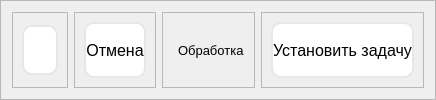
           <widget class="QFrame" name="tasks_btns_frame">
            <property name="maximumSize">
             <size>
              <width>16777215</width>
              <height>120</height>
             </size>
            </property>
            <property name="styleSheet">
             <string notr="true">
.QPushButton {
  background-color: rgb(255, 255, 255);
  border: 2px solid #e7e7e7;
  border-radius: 10px;
}

.QPushButton:hover {
	background-color: #e7e7e7;
}</string>
            </property>
            <property name="frameShape">
             <enum>QFrame::StyledPanel</enum>
            </property>
            <property name="frameShadow">
             <enum>QFrame::Raised</enum>
            </property>
            <layout class="QHBoxLayout" name="horizontalLayout_22">
             <item>
              <widget class="QFrame" name="frame">
               <property name="maximumSize">
                <size>
                 <width>100</width>
                 <height>16777215</height>
                </size>
               </property>
               <property name="frameShape">
                <enum>QFrame::StyledPanel</enum>
               </property>
               <property name="frameShadow">
                <enum>QFrame::Raised</enum>
               </property>
               <layout class="QHBoxLayout" name="horizontalLayout_25">
                <item>
                 <widget class="QPushButton" name="settings_btn">
                  <property name="maximumSize">
                   <size>
                    <width>50</width>
                    <height>50</height>
                   </size>
                  </property>
                  <property name="cursor">
                   <cursorShape>PointingHandCursor</cursorShape>
                  </property>
                  <property name="text">
                   <string/>
                  </property>
                  <property name="icon">
                   <iconset resource="../icon-pack/icons.qrc">
                    <normaloff>:/icons/settings.ico</normaloff>:/icons/settings.ico</iconset>
                  </property>
                  <property name="iconSize">
                   <size>
                    <width>16</width>
                    <height>16</height>
                   </size>
                  </property>
                 </widget>
                </item>
               </layout>
              </widget>
             </item>
             <item>
              <widget class="QFrame" name="frame_7">
               <property name="layoutDirection">
                <enum>Qt::LeftToRight</enum>
               </property>
               <property name="frameShape">
                <enum>QFrame::StyledPanel</enum>
               </property>
               <property name="frameShadow">
                <enum>QFrame::Raised</enum>
               </property>
               <layout class="QHBoxLayout" name="horizontalLayout_23">
                <property name="sizeConstraint">
                 <enum>QLayout::SetDefaultConstraint</enum>
                </property>
                <item>
                 <widget class="QPushButton" name="cancel_btn">
                  <property name="sizePolicy">
                   <sizepolicy hsizetype="Preferred" vsizetype="Preferred">
                    <horstretch>0</horstretch>
                    <verstretch>0</verstretch>
                   </sizepolicy>
                  </property>
                  <property name="minimumSize">
                   <size>
                    <width>0</width>
                    <height>0</height>
                   </size>
                  </property>
                  <property name="maximumSize">
                   <size>
                    <width>180</width>
                    <height>60</height>
                   </size>
                  </property>
                  <property name="font">
                   <font>
                    <family>Segoe UI</family>
                    <pointsize>12</pointsize>
                   </font>
                  </property>
                  <property name="cursor">
                   <cursorShape>PointingHandCursor</cursorShape>
                  </property>
                  <property name="text">
                   <string>Отмена</string>
                  </property>
                 </widget>
                </item>
               </layout>
              </widget>
             </item>
             <item>
              <widget class="QFrame" name="frame_5">
               <property name="frameShape">
                <enum>QFrame::StyledPanel</enum>
               </property>
               <property name="frameShadow">
                <enum>QFrame::Raised</enum>
               </property>
               <layout class="QHBoxLayout" name="horizontalLayout_15">
                <item>
                 <widget class="QFrame" name="frame_22">
                  <property name="frameShape">
                   <enum>QFrame::StyledPanel</enum>
                  </property>
                  <property name="frameShadow">
                   <enum>QFrame::Raised</enum>
                  </property>
                 </widget>
                </item>
                <item>
                 <widget class="QLabel" name="submit_task_icon">
                  <property name="enabled">
                   <bool>true</bool>
                  </property>
                  <property name="maximumSize">
                   <size>
                    <width>70</width>
                    <height>40</height>
                   </size>
                  </property>
                  <property name="font">
                   <font>
                    <family>Segoe UI</family>
                    <pointsize>10</pointsize>
                    <weight>50</weight>
                    <bold>false</bold>
                   </font>
                  </property>
                  <property name="text">
                   <string>Обработка</string>
                  </property>
                  <property name="textFormat">
                   <enum>Qt::AutoText</enum>
                  </property>
                  <property name="scaledContents">
                   <bool>true</bool>
                  </property>
                  <property name="alignment">
                   <set>Qt::AlignLeading|Qt::AlignLeft|Qt::AlignVCenter</set>
                  </property>
                  <property name="textInteractionFlags">
                   <set>Qt::LinksAccessibleByMouse</set>
                  </property>
                 </widget>
                </item>
               </layout>
              </widget>
             </item>
             <item>
              <widget class="QFrame" name="frame_17">
               <property name="frameShape">
                <enum>QFrame::StyledPanel</enum>
               </property>
               <property name="frameShadow">
                <enum>QFrame::Raised</enum>
               </property>
               <layout class="QHBoxLayout" name="horizontalLayout_24">
                <item>
                 <widget class="QPushButton" name="submit_task_btn">
                  <property name="sizePolicy">
                   <sizepolicy hsizetype="Preferred" vsizetype="Preferred">
                    <horstretch>0</horstretch>
                    <verstretch>0</verstretch>
                   </sizepolicy>
                  </property>
                  <property name="minimumSize">
                   <size>
                    <width>0</width>
                    <height>0</height>
                   </size>
                  </property>
                  <property name="maximumSize">
                   <size>
                    <width>180</width>
                    <height>60</height>
                   </size>
                  </property>
                  <property name="font">
                   <font>
                    <family>Segoe UI</family>
                    <pointsize>12</pointsize>
                   </font>
                  </property>
                  <property name="cursor">
                   <cursorShape>PointingHandCursor</cursorShape>
                  </property>
                  <property name="text">
                   <string>Установить задачу</string>
                  </property>
                  <property name="checkable">
                   <bool>false</bool>
                  </property>
                 </widget>
                </item>
               </layout>
              </widget>
             </item>
            </layout>
           </widget>
